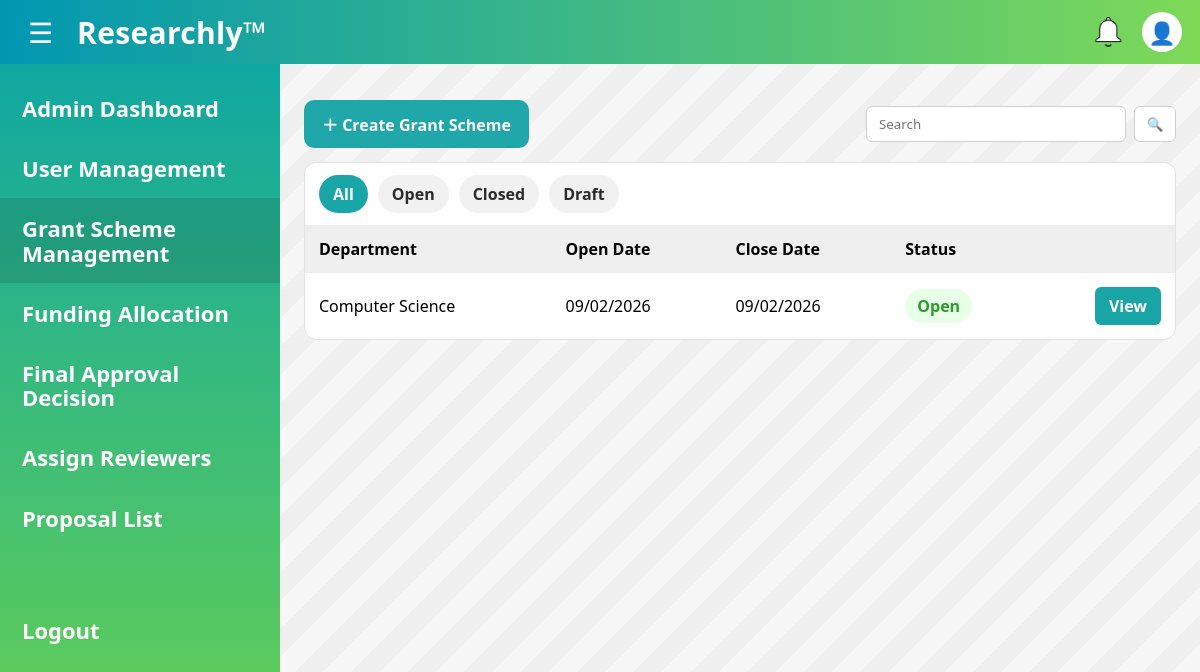
Page /admin/grants (signed in) on the committed database.
### main.py (models this page shows)
class GrantScheme(db.Model):
    scheme_id = db.Column(db.String(36), primary_key=True, default=lambda: str(uuid.uuid4()))
    admin_id = db.Column(
        db.String(36),
        db.ForeignKey('admin.admin_id'),
    )
    department_id = db.Column(
        db.String(36),
        db.ForeignKey('department.department_id'),
    )
    description = db.Column(db.String(500), nullable=False)
    eligibiliity = db.Column(db.String(500), nullable=False)
    open_date = db.Column(db.Date, nullable=False)
    close_date = db.Column(db.Date, nullable=False)
    max_budget = db.Column(db.Integer, nullable=False)
    project_duration_limit = db.Column(db.Integer, nullable=False)
    required_documents = db.Column(db.String(500), nullable=False)
    reporting_requirements = db.Column(db.String(500), nullable=False)
    scheme_status = db.Column(db.String(20), nullable=False)
    created_at = db.Column(db.DateTime, default=lambda:datetime.now(timezone.utc), nullable=False)
    updated_at = db.Column(db.DateTime, default=lambda:datetime.now(timezone.utc), onupdate=lambda:datetime.now(timezone.utc), nullable=False)

class Department(db.Model):
    department_id = db.Column(db.String(36), primary_key=True, default=lambda: str(uuid.uuid4()))
    hod_id = db.Column(
        db.String(36),
        db.ForeignKey('hod.hod_id')
    )
    department_name = db.Column(db.String(50), nullable=False)
    department_description = db.Column(db.String(500), nullable=False)

### main.py (the view)
@app.route("/admin/grants")
@login_required
@admin_required
def admin_grants():
    q = (request.args.get("q") or "").strip()
    status = (request.args.get("status") or "ALL").upper()
    prof = get_profile(current_user.id)
    query = db.session.query(GrantScheme, Department)\
        .outerjoin(Department, GrantScheme.department_id == Department.department_id)
    if q:
        like = f"%{q}%"
        query = query.filter(
            (Department.department_name.ilike(like)) |
            (GrantScheme.description.ilike(like))
        )
    from datetime import date
    today = date.today()
    expired = GrantScheme.query.filter(
        db.func.upper(GrantScheme.scheme_status) == "OPEN",
        GrantScheme.close_date < today
    ).all()
    if expired:
        for s in expired:
            s.scheme_status = "CLOSED"
        db.session.commit()
    rows = query.order_by(GrantScheme.created_at.desc()).all()
    today = date.today()
    changed = False
    for scheme, _dept in rows:
        if (scheme.scheme_status or "").upper() == "OPEN" and scheme.close_date and today > scheme.close_date:
            scheme.scheme_status = "CLOSED"
            changed = True
    if changed:
        db.session.commit()
    if status != "ALL":
        rows = [(s, d) for (s, d) in rows if (s.scheme_status or "").upper() == status]
    return render_template(
        "admin_grant_scheme_management.html",
        rows=rows,
        q=q,
        status=status,
        prof=prof
    )

### main.py (called while the page is built)
@login_manager.user_loader
def load_user(user_id):
    return User.query.get(user_id)

def get_profile(user_id: str):
    return UserProfile.query.filter_by(user_id=user_id).first()

def is_admin_user(user: User) -> bool:
    prof = get_profile(user.id)
    return bool(prof and prof.account_status == "ACTIVE" and prof.role == "ADMIN")

def admin_required(fn):
    @wraps(fn)
    def wrapper(*args, **kwargs):
        if not current_user.is_authenticated:
            return login_manager.unauthorized()
        if not is_admin_user(current_user):
            abort(403)
        return fn(*args, **kwargs)
    return wrapper

@app.context_processor
def inject_profile():
    if current_user.is_authenticated:
        return {"prof": get_profile(current_user.id)}
    return {"prof": None}

@app.context_processor
def inject_unread_notifications():
    if current_user.is_authenticated:
        unread_count = (Notification.query
            .filter_by(user_id=current_user.id, is_read=False)
            .count())
        return {"unread_notifications": unread_count}
    return {"unread_notifications": 0}

### templates/admin_grant_scheme_management.html (shortened to what this page needs)
<!DOCTYPE html>
<html lang="en">
<head>
  <link rel="stylesheet" href="{{ url_for('static', filename='css/admin_grant_scheme_management.css') }}">
  <link rel="stylesheet" href="{{ url_for('static', filename='css/colors.css') }}">
</head>
<body>
  {% include "_topbar.html" %}
  <main class="layout" id="layout">
    <aside class="sidebar" id="sidebar">
      <a class="side-link" href="{{ url_for('admin_dashboard') }}">Admin Dashboard</a>
      <a class="side-link" href="{{ url_for('admin_users', status='PENDING') }}">User Management</a>
      <a class="side-link active" href="{{ url_for('admin_grants', status='ALL', q=q) }}">Grant Scheme<br/>Management</a>
      <a class="side-link" href="{{ url_for('admin_funding_list', dept='ALL') }}">Funding Allocation</a>
      <a class="side-link" href="{{ url_for('admin_final_approval_list', dept='ALL') }}">Final Approval<br/>Decision</a>
      <a class="side-link" href="{{ url_for('admin_assign_reviewers', dept='ALL') }}">Assign Reviewers</a>
      <a class="side-link" href="{{ url_for('admin_proposal_list') }}">Proposal List</a>
      <div class="side-spacer"></div>
      <a class="side-link logout" href="{{ url_for('logout') }}">Logout</a>
    </aside>
    <section class="content">
      <div class="toolbar">
        <a class="btn-create" href="{{ url_for('admin_grant_create') }}">＋ Create Grant Scheme</a>
        <form class="search" method="GET" action="{{ url_for('admin_grants') }}">
          <input type="text" name="q" value="{{ q }}" placeholder="Search">
          <button type="submit">🔍</button>
        </form>
      </div>
      <div class="card">
        <div class="tabs">
          <a class="tab {{ 'active' if status=='ALL' else '' }}" href="{{ url_for('admin_grants', status='ALL', q=q) }}">All</a>
          <a class="tab {{ 'active' if status=='OPEN' else '' }}" href="{{ url_for('admin_grants', status='OPEN', q=q) }}">Open</a>
          <a class="tab {{ 'active' if status=='CLOSED' else '' }}" href="{{ url_for('admin_grants', status='CLOSED', q=q) }}">Closed</a>
          <a class="tab {{ 'active' if status=='DRAFT' else '' }}" href="{{ url_for('admin_grants', status='DRAFT', q=q) }}">Draft</a>
        </div>
        <table class="table">
          <thead>
            <tr>
              <th>Department</th>
              <th>Open Date</th>
              <th>Close Date</th>
              <th>Status</th>
              <th></th>
            </tr>
          </thead>
          <tbody>
          {% for scheme, dept in rows %}
            <tr>
              <td>{{ dept.department_name if dept else '(No department linked)' }}</td>
              <td>{{ scheme.open_date.strftime('%d/%m/%Y') }}</td>
              <td>{{ scheme.close_date.strftime('%d/%m/%Y') }}</td>
              <td>
                <span class="badge {{ scheme.scheme_status|lower }}">{{ scheme.scheme_status|capitalize }}</span>
              </td>
              <td class="actions">
                <a class="btn-view" href="{{ url_for('admin_grant_view', scheme_id=scheme.scheme_id) }}">View</a>
              </td>
            </tr>
          {% else %}
            <tr><td colspan="5" class="empty">No schemes found.</td></tr>
          {% endfor %}
          </tbody>
        </table>
      </div>
    </section>
  </main>
</body>
</html>

### static/css/admin_grant_scheme_management.css (style rules this page uses)
html, body { height: 100%; }
body { margin: 0; overflow: hidden; background: #f7f7f7; }
.layout { height: calc(100vh - 64px); overflow: hidden; display: grid; grid-template-columns: 280px 1fr; transition: grid-template-columns 0.3s ease; }
.sidebar { height: 100%; overflow-y: auto; }
.content { height: 100%; overflow-y: auto; padding: 22px 24px 40px; }
.content, .sidebar { -webkit-overflow-scrolling: touch; }
* { box-sizing: border-box; font-family: "Segoe UI", Arial, sans-serif; }
body { margin: 0; min-height: 100vh; background: #f7f7f7; }
.layout { display: grid; grid-template-columns: 280px 1fr; min-height: calc(100vh - 64px); transition: grid-template-columns 0.3s ease; }
.sidebar { background: linear-gradient(180deg, #0fa7a1, #6bd24f); padding: 14px 0; color: #fff; transition: transform 0.3s ease, width 0.3s ease; width: 280px; }
.side-link { display: block; padding: 18px 22px; color: #fff; text-decoration: none; font-weight: 700; font-size: 22px; line-height: 1.1; white-space: nowrap; }
.side-link.active { background: rgba(0,0,0,0.12); }
.side-spacer { height: 40px; }
.side-link.logout { margin-top: 12px; }
.content { padding: 26px 24px 40px; background: repeating-linear-gradient( 135deg, rgba(0,0,0,0.03) 0, rgba(0,0,0,0.03) 20px, rgba(255,255,255,0) 20px, rgba(255,255,255,0) 40px ); }
.toolbar { display: flex; justify-content: space-between; align-items: center; gap: 14px; margin: 10px 0 14px; }
.btn-create { background: #20a7a9; color: #fff; text-decoration: none; font-weight: 800; padding: 12px 18px; border-radius: 10px; display: inline-flex; align-items: center; gap: 10px; }
.search { display: flex; gap: 8px; align-items: center; }
.search input { height: 36px; width: 260px; padding: 0 12px; border: 1px solid #cfcfcf; border-radius: 6px; background: #fff; }
.search button { height: 36px; width: 42px; border: 1px solid #cfcfcf; border-radius: 6px; background: #fff; cursor: pointer; }
.card { background: #fff; border-radius: 12px; border: 1px solid #e2e2e2; overflow: hidden; }
.tabs { display: flex; gap: 10px; padding: 12px 14px; border-bottom: 1px solid #ececec; }
.tab { padding: 8px 14px; border-radius: 999px; text-decoration: none; font-weight: 800; color: #2b2b2b; background: #f1f1f1; }
.tab.active { background: #18a6a6; color: #fff; }
.table { width: 100%; border-collapse: collapse; }
.table thead th { background: #efefef; text-align: left; padding: 12px 14px; font-weight: 800; }
.table tbody td { padding: 14px; border-top: 1px solid #eee; }
.actions { text-align: right; }
.btn-view { background: #19a5a5; color: #fff; text-decoration: none; font-weight: 800; padding: 8px 14px; border-radius: 6px; display: inline-block; }
.badge { padding: 6px 12px; border-radius: 999px; font-weight: 800; display: inline-block; }
.badge.open { background: #e8ffe8; color: #2d9b2d; }

### static/css/colors.css (style rules this page uses)
:root { --accent-1: #7ed957; --accent-2: #0097b2; --font-1: #28a5a8; }

### rows in the picture
GrantScheme: department_name "Computer Science", open_date "09/02/2026", close_date "09/02/2026", scheme_status "Open"
